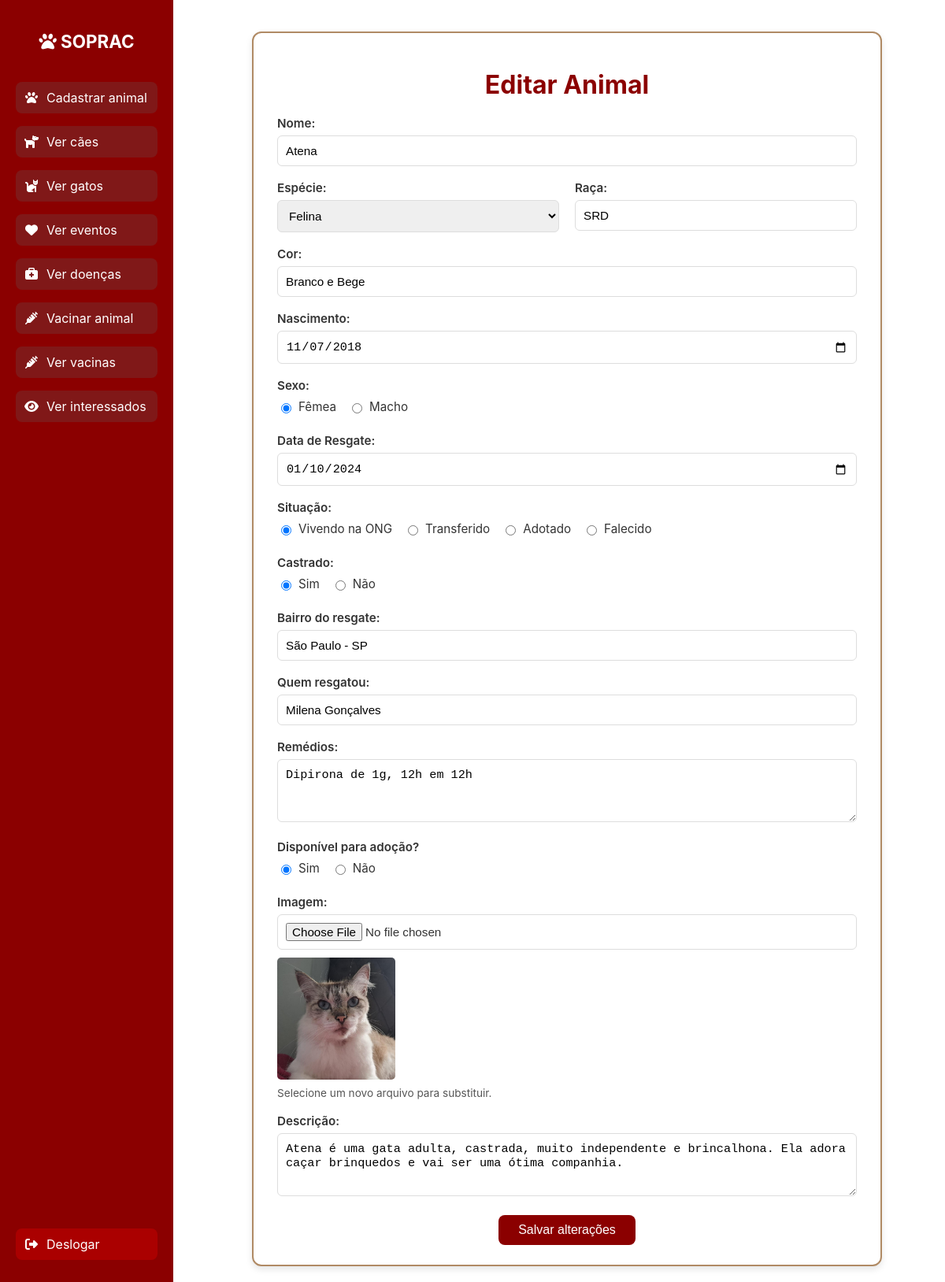
The page /view/atualizarAnimal.php?id=1 (signed in) on the database its author committed.
### tables this page shows
CREATE TABLE animal(
	idAnimal 		INT PRIMARY KEY auto_increment,
    nomeAnimal		VARCHAR(15) NOT NULL,
	especieAnimal	ENUM('Felina', 'Canina') NOT NULL,
    racaAnimal		VARCHAR(20) NOT NULL,
    corAnimal 		VARCHAR(30),
    dtNasc			DATE NOT NULL,
    sexoAnimal		ENUM('Fêmea', 'Macho') NOT NULL,
    dtResgate		DATE NOT NULL,
	situacao ENUM('Adotado', 'Falecido', 'Transferido', 'Vivendo na ONG') NOT NULL,
    castrado		BOOLEAN NOT NULL,
    dataSaida 		DATE,
	enderecoResgate	VARCHAR(100) NOT NULL,
    pessoalResgate	VARCHAR(50) NOT NULL,
    remedioDesc		TEXT,
    urlImagem		TEXT,
    animalDesc		TEXT,
    disponivelAdoc	Boolean NOT NULL,
    idUser		INT NOT NULL,
    FOREIGN KEY (idUser) REFERENCES administrador(idUser)
);

### model/animalBD.php (called while the page is built, shortened)
<?php
include 'conexao.php';
function buscarAnimalEdt($id) {
  global $conexao;
  $sql = "SELECT * FROM animal WHERE idAnimal = ?";
  $stmt = $conexao->prepare($sql);
  $stmt->bind_param("i", $id);
  $stmt->execute();
  $resultado = $stmt->get_result();
  return $resultado->fetch_assoc();
}
?>

### view/atualizarAnimal.php (the view, shortened to what this page needs)
<?php
include "../model/animalBD.php";
$idAnimal = $_GET['id'] ?? 0;
$animal = buscarAnimalEdt($idAnimal);
$disponivelAdoc = isset($animal['disponivelAdoc']) ? $animal['disponivelAdoc'] : 0;
?>
<!DOCTYPE html>
<html lang="pt-BR">
<head>
<link rel="stylesheet" href="https://cdnjs.cloudflare.com/ajax/libs/font-awesome/6.4.0/css/all.min.css">
</head>
<body>
<?php include 'sidebar.php'; ?>
<div class="main-content">
<form action="../controller/editarAnimal.php" method="POST" enctype="multipart/form-data">
    <h1>Editar Animal</h1>
    <div class="form-row">
        <label for="nomeAnimal">Nome:</label>
        <input type="text" id="nomeAnimal" name="nomeAnimal" value="<?= htmlspecialchars($animal['nomeAnimal'] ?? '') ?>" required>
    </div>
    <div class="form-row grid-2">
        <div>
            <label for="especie">Espécie:</label>
            <select id="especie" name="especie" required>
                <option value="Felina" <?= ($animal['especieAnimal'] ?? '') == 'Felina' ? 'selected' : '' ?>>Felina</option>
            </select>
        </div>
        <div>
            <label for="raca">Raça:</label>
            <input type="text" id="raca" name="raca" value="<?= htmlspecialchars($animal['racaAnimal'] ?? '') ?>" required>
        </div>
    </div>
    <div class="form-row">
        <label for="cor">Cor:</label>
        <input type="text" id="cor" name="cor" value="<?= htmlspecialchars($animal['corAnimal'] ?? '') ?>">
    </div>
    <div class="form-row">
        <label for="nascimento">Nascimento:</label>
        <input type="date" id="nascimento" name="nascimento" value="<?= $animal['dtNasc'] ?? '' ?>">
    </div>
    <div class="form-row">
        <label>Sexo:</label>
        <div class="radio-group">
            <label><input type="radio" name="sexo" value="Fêmea" <?= ($animal['sexoAnimal'] ?? '') == 'Fêmea' ? 'checked' : '' ?>> Fêmea</label>
            <label><input type="radio" name="sexo" value="Macho" <?= ($animal['sexoAnimal'] ?? '') == 'Macho' ? 'checked' : '' ?>> Macho</label>
        </div>
    </div>
    <div class="form-row">
        <label for="resgate">Data de Resgate:</label>
        <input type="date" id="resgate" name="resgate" value="<?= $animal['dtResgate'] ?? '' ?>">
    </div>
    <div class="form-row">
        <label>Situação:</label>
        <div class="radio-group">
            <?php $sit = $animal['situacao'] ?? ''; ?>
            <label><input type="radio" name="situacao" value="Vivendo na ONG" <?= $sit == 'Vivendo na ONG' ? 'checked' : '' ?>> Vivendo na ONG</label>
            <label><input type="radio" name="situacao" value="Transferido" <?= $sit == 'Transferido' ? 'checked' : '' ?>> Transferido</label>
            <label><input type="radio" name="situacao" value="Adotado" <?= $sit == 'Adotado' ? 'checked' : '' ?>> Adotado</label>
            <label><input type="radio" name="situacao" value="Falecido" <?= $sit == 'Falecido' ? 'checked' : '' ?>> Falecido</label>
        </div>
    </div>
    <div class="form-row">
        <label>Castrado:</label>
        <div class="radio-group">
            <label><input type="radio" name="castrado" value="1" <?= isset($animal['castrado']) && $animal['castrado'] ? 'checked' : '' ?>> Sim</label>
            <label><input type="radio" name="castrado" value="0" <?= !isset($animal['castrado']) || !$animal['castrado'] ? 'checked' : '' ?>> Não</label>
        </div>
    </div>
    <div class="form-row">
        <label for="bairro">Bairro do resgate:</label>
        <input type="text" id="bairro" name="bairro" value="<?= htmlspecialchars($animal['enderecoResgate'] ?? '') ?>">
    </div>
    <div class="form-row">
        <label for="resgatou">Quem resgatou:</label>
        <input type="text" id="resgatou" name="resgatou" value="<?= htmlspecialchars($animal['pessoalResgate'] ?? '') ?>">
    </div>
    <div class="form-row">
        <label for="remedios">Remédios:</label>
        <textarea id="remedios" name="remedios"><?= htmlspecialchars($animal['remedioDesc'] ?? '') ?></textarea>
    </div>
    <div class="form-row">
        <label>Disponível para adoção?</label>
        <div class="radio-group">
            <label><input type="radio" name="adocaoDisponivel" value="1" <?= $disponivelAdoc ? 'checked' : '' ?>> Sim</label>
            <label><input type="radio" name="adocaoDisponivel" value="0" <?= !$disponivelAdoc ? 'checked' : '' ?>> Não</label>
        </div>
    </div>
    <div class="form-row">
        <label for="imagemAnimal">Imagem:</label>
        <input type="file" id="imagemAnimal" name="imagemAnimal" accept="image/*">
        <?php if (!empty($animal['urlImagem'])): ?>
            <?php
                $caminhoImagem = "../uploads/" . htmlspecialchars($animal['urlImagem']);
            ?>
            <br>
            <img src="<?= $caminhoImagem ?>" alt="Imagem atual do animal" width="150" style="margin-top: 10px; border-radius: 5px;">
            <p style="font-size: 0.85rem; color: #555; margin-top: 5px;">Selecione um novo arquivo para substituir.</p>
        <?php else: ?>
            <p style="font-size: 0.85rem; color: #555; margin-top: 5px;">Nenhuma imagem cadastrada. Selecione um arquivo.</p>
        <?php endif; ?>
    </div>
    <div class="form-row">
        <label for="descricao">Descrição:</label>
        <textarea id="descricao" name="descricao"><?= htmlspecialchars($animal['animalDesc'] ?? '') ?></textarea>
    </div>
    <div class="actions">
        <button type="submit">Salvar alterações</button>
    </div>
</form>
</div>
</body>
</html>

### view/atualizarAnimal.php (style rules this page uses)
:root { --vinho: #7b0f0f; --vinho-escuro: #5e1212; --bege: #f8f4ef; --marrom-claro: #b08a64; --cinza: #ddd; --texto: #333; }
* { box-sizing: border-box; }
body { margin:0; font-family: 'Inter', sans-serif; color:var(--texto); background: #fff; }
.main-content { margin-left: 240px; padding: 20px; }
.main-content h1 { text-align: center; color: var(--vinho); margin-bottom: 20px; }
form { max-width: 800px; margin: 0 auto; width: 100%; background: #fff; border: 2px solid var(--marrom-claro); border-radius: 12px; padding: 25px 30px; box-shadow: 0 4px 8px rgba(0,0,0,0.1); }
.form-row { margin-bottom: 18px; }
label { display: block; margin-bottom: 6px; font-weight: 600; font-size: 0.95rem; }
input[type="text"], input[type="date"], input[type="file"], select, textarea { width: 100%; padding: 10px; border: 1px solid var(--cinza); border-radius: 6px; font-size: 0.95rem; }
textarea { min-height: 80px; resize: vertical; }
.radio-group, .checkbox-group { display: flex; gap: 15px; margin-top: 8px; }
.radio-group label, .checkbox-group label { display: flex; align-items: center; gap: 6px; font-weight: normal; }
.grid-2 { display: grid; grid-template-columns: 1fr 1fr; gap: 20px; }
.actions { text-align: center; margin-top: 20px; }
button { background-color: var(--vinho); color: #fff; border: none; padding: 10px 25px; border-radius: 8px; font-size: 1rem; cursor: pointer; }

### view/sidebar.php (style rules this page uses)
:root { --vinho: #8B0000; --vinho-escuro: #5a1f1f; }

### rows shown on the page
animal: nomeAnimal "Atena", especie "Felina", raca "SRD", cor "Branco e Bege", nascimento "11/07/2018", sexoAnimal "☑ Fêmea", sexoAnimal "☐ Macho", resgate "01/10/2024", situacao "☑ Vivendo na ONG", situacao "☐ Transferido", situacao "☐ Adotado", situacao "☐ Falecido", castrado "☑ Sim", castrado "☐ Não", bairro "São Paulo - SP", resgatou "Milena Gonçalves", remedios "Dipirona de 1g, 12h em 12h", disponivelAdoc "☑ Sim", disponivelAdoc "☐ Não", urlImagem (picture), descricao "Atena é uma gata adulta, castrada, muito independente e brincalhona. Ela adora caçar brinquedos e vai ser uma ótima companhia."
